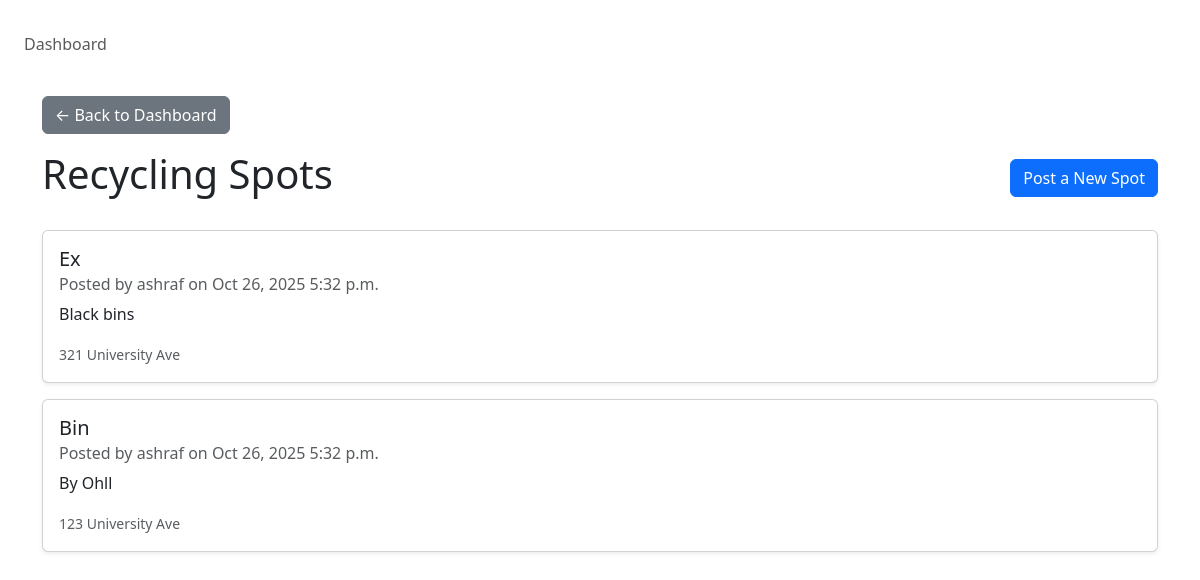
The page /spots/ on the database its author committed.
### recycling_spots/models.py (models this page shows, shortened)
class RecyclingSpot(models.Model):
    author = models.ForeignKey(
        settings.AUTH_USER_MODEL,
        on_delete=models.CASCADE
    )
    title = models.CharField(max_length=200)
    address = models.CharField(max_length=300)
    description = models.TextField(blank=True, null=True)
    created_at = models.DateTimeField(auto_now_add=True)  # Automatically set when created

### recycling_spots/views.py (the view)
# urls.py: path('spots/', views.spot_list_view, name='spot_list'),
def spot_list_view(request):
    all_spots = RecyclingSpot.objects.all().order_by('-created_at')
    context = {'spots': all_spots}
    return render(request, 'recycling_spots/spot_list.html', context)

### dashboard/context_processors.py (called while the page is built, shortened)
def display_name(request):
    user = request.user
    return {}

### recycling_spots/templates/recycling_spots/spot_list.html (shortened to what this page needs)
{% extends "base_bootstrap.html" %}
{% block content %}
<div class="container mt-4">
    <div class="mb-3">
        <a href="{% url 'index' %}" class="btn btn-secondary">← Back to Dashboard</a>
    </div>
    <div class="d-flex justify-content-between align-items-center mb-4">
        <h1>Recycling Spots</h1>
        <a href="{% url 'create_spot' %}" class="btn btn-primary">Post a New Spot</a>
    </div>
    {% for spot in spots %}
        <div class="card shadow-sm mb-3">
            <div class="card-body">
                <h5 class="card-title">{{ spot.title }}</h5>
                <h6 class="card-subtitle mb-2 text-muted">
                    Posted by {{ spot.author.username }} on
                    {{ spot.created_at|date:"M d, Y P" }}
                </h6>
                {% if spot.description %}
                    <p class="card-text">{{ spot.description }}</p>
                {% endif %}
                <p class="card-text"><small class="text-muted">{{ spot.address }}</small></p>
            </div>
        </div>
    {% empty %}
        <div class="alert alert-info" role="alert">
          No recycling spots have been posted yet. Be the first!
        </div>
    {% endfor %}
</div>
{% endblock %}

### rows shown on the page
RecyclingSpot: title "Ex", author.username "ashraf", created_at "Oct 26, 2025 5:32 p.m.", description "Black bins", address "321 University Ave"
RecyclingSpot: title "Bin", author.username "ashraf", created_at "Oct 26, 2025 5:32 p.m.", description "By Ohll", address "123 University Ave"
